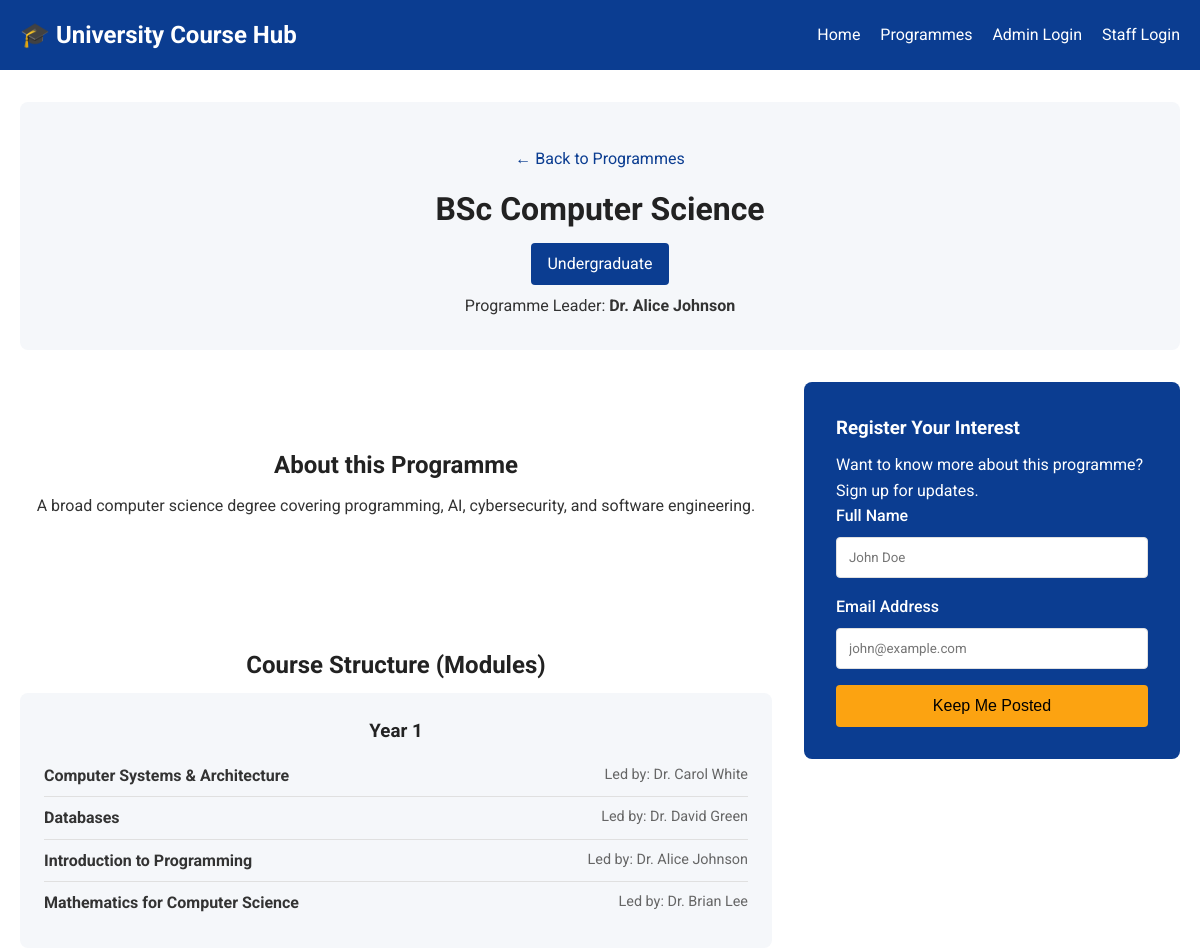
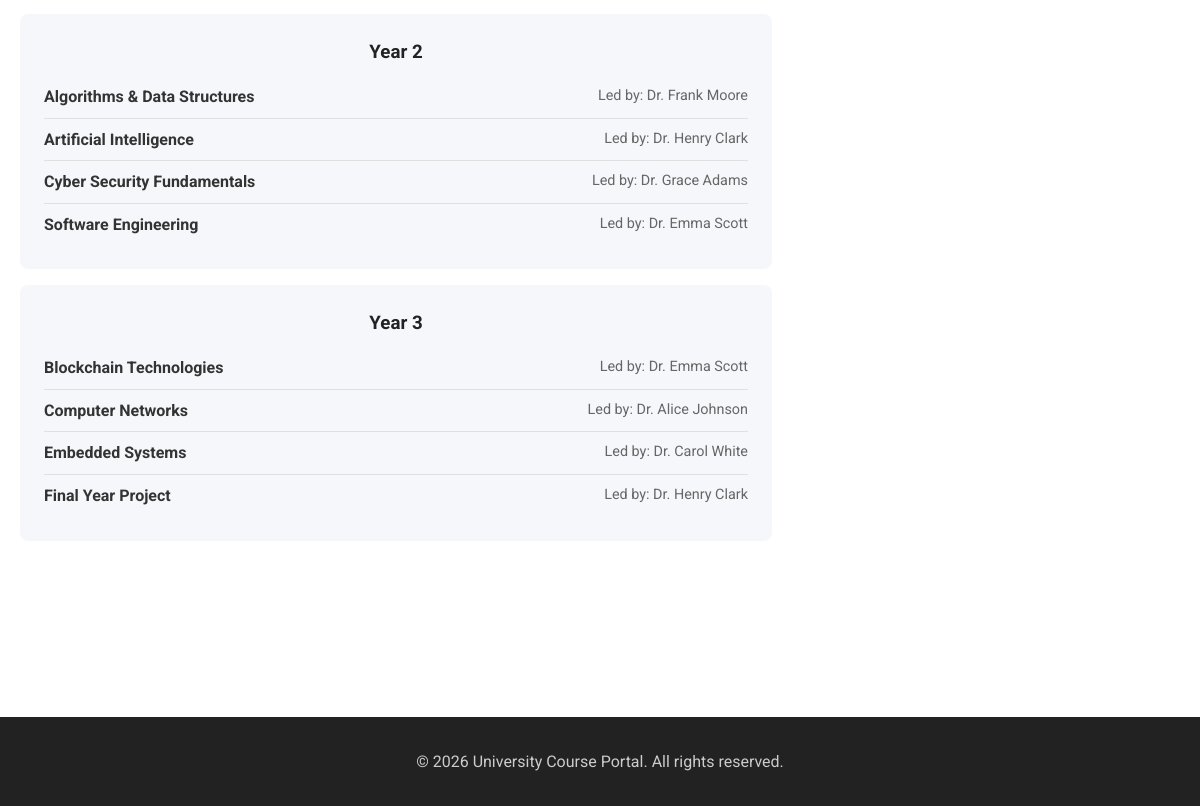
The app's page /programme/1 with its own data (2 pictures, top to bottom).
### tables this page shows
CREATE TABLE Programmes (
    ProgrammeID INTEGER PRIMARY KEY AUTO_INCREMENT,
    ProgrammeName TEXT NOT NULL,
    LevelID INTEGER,
    ProgrammeLeaderID INTEGER,
    Description TEXT,
    Image TEXT,
    FOREIGN KEY (LevelID) REFERENCES Levels(LevelID),
    FOREIGN KEY (ProgrammeLeaderID) REFERENCES Staff(StaffID)
);

CREATE TABLE Levels (
    LevelID INTEGER PRIMARY KEY,
    LevelName TEXT NOT NULL
);

CREATE TABLE Staff (
    StaffID INTEGER PRIMARY KEY,
    Name TEXT NOT NULL,
    Email VARCHAR(255) NULL UNIQUE,
    PasswordHash VARCHAR(255) NULL
);

CREATE TABLE ProgrammeModules (
    ProgrammeModuleID INTEGER PRIMARY KEY AUTO_INCREMENT,
    ProgrammeID INTEGER,
    ModuleID INTEGER,
    Year INTEGER,
    FOREIGN KEY (ProgrammeID) REFERENCES Programmes(ProgrammeID),
    FOREIGN KEY (ModuleID) REFERENCES Modules(ModuleID)
);

CREATE TABLE Modules (
    ModuleID INTEGER PRIMARY KEY,
    ModuleName TEXT NOT NULL,
    ModuleLeaderID INTEGER,
    Description TEXT,
    Image TEXT,
    FOREIGN KEY (ModuleLeaderID) REFERENCES Staff(StaffID)
);

### src/Core/Controller.php (called while the page is built, shortened)
<?php
class Controller
{
    protected function render(string $view, array $data = []): string
    {
        return View::render($view, $data);
    }
}

### src/Controllers/ProgrammeController.php (called while the page is built, shortened)
<?php
class ProgrammeController extends Controller
{
    public function show($id)
    {
        $programme = Programme::find((int)$id);
        $modules = ProgrammeModule::getByProgramme((int)$id);
        $modulesByYear = [];
        foreach ($modules as $module) {
            $modulesByYear[$module['Year']][] = $module;
        }
        return $this->render('programme/show', [
            'title' => $programme['ProgrammeName'],
            'programme' => $programme,
            'modulesByYear' => $modulesByYear
        ]);
    }
}

### src/Core/Router.php (called while the page is built, shortened)
<?php
class Router
{
    private array $routes = [];
    private function addRoute(string $method, string $path, array $handler): void
    {
        $regex = preg_replace('/\{([a-zA-Z0-9_]+)\}/', '(?P<\1>[a-zA-Z0-9_-]+)', $path);
        $regex = "#^" . $regex . "$#";
        $this->routes[] = [
            'method'  => $method,
            'pattern' => $regex,
            'controller' => $handler[0],
            'action'     => $handler[1],
            'path'       => $path
        ];
    }
    public function dispatch(string $method, string $uri)
    {
        $uri = parse_url($uri, PHP_URL_PATH);
        foreach ($this->routes as $route) {
            if ($route['method'] === $method && preg_match($route['pattern'], $uri, $matches)) {
                $params = array_filter($matches, 'is_string', ARRAY_FILTER_USE_KEY);
                $controllerName = $route['controller'];
                $action = $route['action'];
                if (class_exists($controllerName)) {
                    $controller = new $controllerName();
                    if (method_exists($controller, $action)) {
                        return call_user_func_array([$controller, $action], $params);
                    }
                }
            }
        }
        throw new \Exception("Route not found: $uri");
    }
}

### public/index.php (called while the page is built, shortened)
<?php
require_once __DIR__ . '/../src/Helpers/functions.php';
$app = new \App\Core\App();
$app->run();

### src/Helpers/functions.php (called while the page is built, shortened)
<?php
if (!function_exists('url')) {
    function url(string $path = ''): string {
        $baseDir = dirname($_SERVER['SCRIPT_NAME']);
        $baseDir = str_replace('\\', '/', $baseDir);
        if ($baseDir === '/') {
            $baseDir = '';
        }
        $path = ltrim($path, '/');
        return $baseDir . '/' . $path;
    }
}

### src/Models/Programme.php (called while the page is built, shortened)
<?php
class Programme
{
    public static function find(int $id): ?array
    {
        $db = Database::getConnection();
        $stmt = $db->prepare("SELECT p.*, l.LevelName, s.Name as LeaderName
                              FROM Programmes p
                              JOIN Levels l ON p.LevelID = l.LevelID
                              LEFT JOIN Staff s ON p.ProgrammeLeaderID = s.StaffID
                              WHERE p.ProgrammeID = ?");
        $stmt->execute([$id]);
        $result = $stmt->fetch(PDO::FETCH_ASSOC);
        return $result ?: null;
    }
}

### src/Models/ProgrammeModule.php (called while the page is built, shortened)
<?php
class ProgrammeModule
{
    public static function getByProgramme(int $programmeId): array
    {
        $db = Database::getConnection();
        $stmt = $db->prepare("SELECT pm.*, m.ModuleName, s.Name as LeaderName
                              FROM ProgrammeModules pm
                              JOIN Modules m ON pm.ModuleID = m.ModuleID
                              LEFT JOIN Staff s ON m.ModuleLeaderID = s.StaffID
                              WHERE pm.ProgrammeID = ?
                              ORDER BY pm.Year ASC, m.ModuleName ASC");
        $stmt->execute([$programmeId]);
        return $stmt->fetchAll(PDO::FETCH_ASSOC);
    }
}

### src/Views/programme/show.php (the view, shortened to what this page needs)
<div class="programme-header">
    <a href="<?= url('/programmes') ?>" class="btn btn-link">&larr; Back to Programmes</a>
    <h1><?= htmlspecialchars($programme['ProgrammeName']) ?></h1>
    <span class="badge badge-large"><?= htmlspecialchars($programme['LevelName']) ?></span>
    <p class="leader-info">Programme Leader: <strong><?= htmlspecialchars($programme['LeaderName'] ?? 'TBA') ?></strong></p>
</div>
<div class="programme-layout">
    <div class="programme-main">
        <div class="section">
            <h2>About this Programme</h2>
            <p><?= nl2br(htmlspecialchars($programme['Description'])) ?></p>
        </div>
        <div class="section">
            <h2>Course Structure (Modules)</h2>
            <?php if(empty($modulesByYear)): ?>
                <p>No modules assigned yet.</p>
            <?php else: ?>
                <?php foreach($modulesByYear as $year => $modules): ?>
                    <div class="year-block">
                        <h3>Year <?= htmlspecialchars($year) ?></h3>
                        <ul class="module-list">
                            <?php foreach($modules as $mod): ?>
                                <li>
                                    <strong><?= htmlspecialchars($mod['ModuleName']) ?></strong>
                                    <span class="module-leader">Led by: <?= htmlspecialchars($mod['LeaderName'] ?? 'TBA') ?></span>
                                </li>
                            <?php endforeach; ?>
                        </ul>
                    </div>
                <?php endforeach; ?>
            <?php endif; ?>
        </div>
    </div>
    <div class="programme-sidebar">
        <div class="register-interest-card">
            <h3>Register Your Interest</h3>
            <p>Want to know more about this programme? Sign up for updates.</p>
            <form action="<?= url('/interest/register') ?>" method="POST">
                <div class="form-group">
                    <label for="name">Full Name</label>
                    <input type="text" name="name" id="name" required placeholder="John Doe">
                </div>
                <div class="form-group">
                    <label for="email">Email Address</label>
                    <input type="email" name="email" id="email" required placeholder="john@example.com">
                </div>
                <button type="submit" class="btn btn-primary btn-block">Keep Me Posted</button>
            </form>
        </div>
    </div>
</div>

### public/assets/css/app.css (style rules this page uses)
* { box-sizing: border-box; margin: 0; padding: 0; }
:root { --primary-color: #0b3d91; --secondary-color: #fca311; --text-color: #333; --bg-color: #fff; --light-bg: #f5f7fa; --danger-color: #d9534f; --success-color: #5cb85c; --border-color: #e0e0e0; }
body { font-family: 'Roboto', sans-serif; color: var(--text-color); background-color: var(--bg-color); line-height: 1.6; }
a { color: var(--primary-color); text-decoration: none; }
h1, h2, h3 { margin-bottom: 0.5rem; color: #222; }
.btn { display: inline-block; padding: 0.75rem 1.5rem; border: none; border-radius: 4px; cursor: pointer; font-size: 1rem; text-align: center; text-decoration: none; }
.btn-primary { background-color: var(--secondary-color); color: #000; font-weight: 500; }
.btn-block { display: block; width: 100%; }
.section { padding: 4rem 0; text-align: center; }
.badge { display: inline-block; padding: 0.25rem 0.5rem; background: var(--primary-color); color: white; border-radius: 4px; font-size: 0.8rem; margin-bottom: 0.5rem; }
.badge-large { font-size: 1rem; padding: 0.5rem 1rem; }
.form-group { margin-bottom: 1rem; text-align: left; }
.form-group label { display: block; margin-bottom: 0.5rem; font-weight: 500; }
.form-group input, .form-group select, .form-group textarea { width: 100%; padding: 0.75rem; border: 1px solid var(--border-color); border-radius: 4px; font-family: inherit; }
.programme-header { background: var(--light-bg); padding: 2rem; border-radius: 8px; margin-bottom: 2rem; text-align: center; }
.programme-layout { display: flex; gap: 2rem; }
.programme-main { flex: 2; }
.programme-sidebar { flex: 1; }
.register-interest-card { background: var(--primary-color); color: white; padding: 2rem; border-radius: 8px; position: sticky; top: 2rem; }
.register-interest-card h3 { color: white; }
.year-block { background: var(--light-bg); padding: 1.5rem; border-radius: 8px; margin-bottom: 1rem; }
.module-list { list-style: none; }
.module-list li { padding: 0.5rem 0; border-bottom: 1px solid var(--border-color); display: flex; justify-content: space-between; }
.module-list li:last-child { border-bottom: none; }
.module-leader { color: #666; font-size: 0.9em; }

### records on screen
programmes: ProgrammeName "BSc Computer Science", LevelID.LevelName "Undergraduate", ProgrammeLeaderID.Name "Dr. Alice Johnson", Description "A broad computer science degree covering programming, AI, cybersecurity, and software engineering."
programmemodules: ModuleID.ModuleName "Computer Systems & Architecture", staff.Name "Dr. Carol White"
programmemodules: ModuleID.ModuleName "Databases", staff.Name "Dr. David Green"
programmemodules: ModuleID.ModuleName "Introduction to Programming", staff.Name "Dr. Alice Johnson"
programmemodules: ModuleID.ModuleName "Mathematics for Computer Science", staff.Name "Dr. Brian Lee"
programmemodules: ModuleID.ModuleName "Algorithms & Data Structures", staff.Name "Dr. Frank Moore"
programmemodules: ModuleID.ModuleName "Artificial Intelligence", staff.Name "Dr. Henry Clark"
programmemodules: ModuleID.ModuleName "Cyber Security Fundamentals", staff.Name "Dr. Grace Adams"
programmemodules: ModuleID.ModuleName "Software Engineering", staff.Name "Dr. Emma Scott"
programmemodules: ModuleID.ModuleName "Blockchain Technologies", staff.Name "Dr. Emma Scott"
programmemodules: ModuleID.ModuleName "Computer Networks", staff.Name "Dr. Alice Johnson"
programmemodules: ModuleID.ModuleName "Embedded Systems", staff.Name "Dr. Carol White"
programmemodules: ModuleID.ModuleName "Final Year Project", staff.Name "Dr. Henry Clark"

### other values on screen
$year "1"
$year "2"
$year "3"
